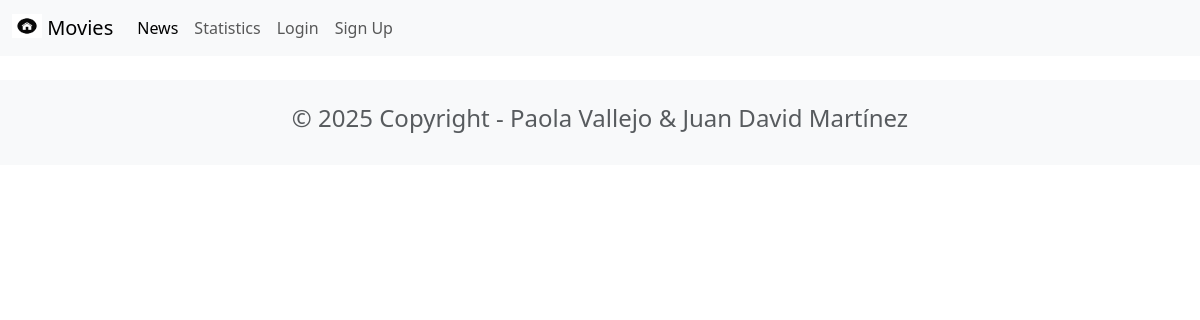
The page /news/ on the database as committed earlier.
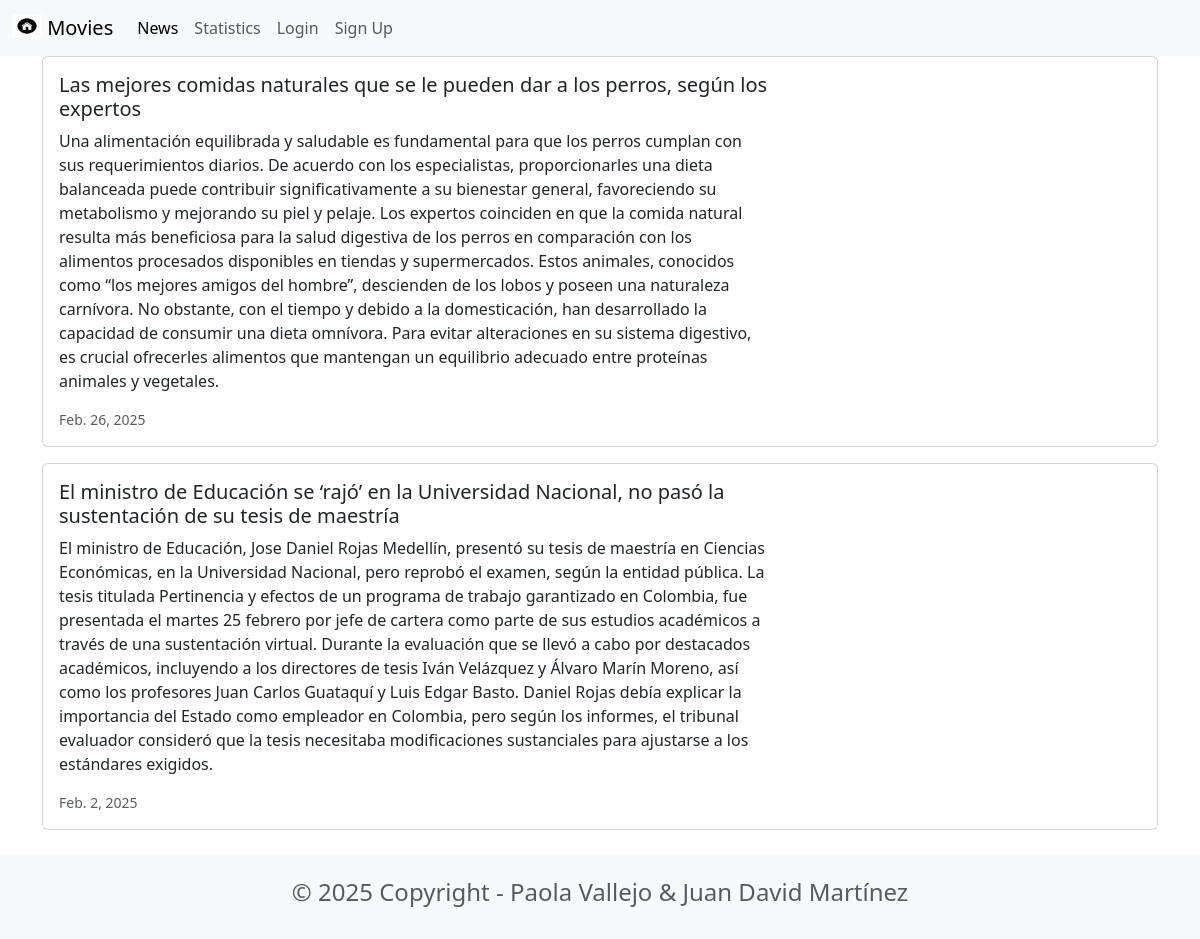
The same page on the database as committed later.
### news/models.py (models this page shows, shortened)
class News(models.Model):
    headline = models.CharField(max_length=200)
    body = models.TextField()
    date = models.DateField()

### news/views.py (the view)
# urls.py: path('news/', include('news.urls')),
def news(request):
    newss = News.objects.all().order_by('-date')
    return render(request, 'news.html', {'newss': newss})

### news/templates/news.html
{% extends 'base.html' %}
{% block content %}
<div class="container">
    {% for news in newss %}
    <div class="card mb-3">
        <div class="row g-0">
            <div class="col-md-8">
                <div class="card-body">
                    <h5 class="card-title">{{ news.headline }}</h5>
                    <p class="card-text">{{ news.body }}</p>
                    <p class="card-text"><small class="text-muted">{{ news.date }}</small></p>
                </div>
            </div>
        </div>
    </div>
    {% endfor %}
</div>
{% endblock content %}

### moviereviews/templates/base.html (shortened to what this page needs)
<head>
    <link href="https://cdn.jsdelivr.net/npm/bootstrap@5.3.3/dist/css/bootstrap.min.css" rel="stylesheet">
</head>
<nav class="navbar navbar-expand-lg bg-body-tertiary">
    <div class="container-fluid">
        <a class="navbar-brand" href="{% url 'home' %}">
            {% load static %}
            <img src="{% static 'images/home.png' %}" alt="" width="30" height="24" class="d-inline-block align-text-top">
            Movies
        </a>
        <div class="collapse navbar-collapse" id="navbarSupportedContent">
            <ul class="navbar-nav me-auto mb-2 mb-lg-0">
                <li class="nav-item">
                    <a class="nav-link active" aria-current="page" href="{% url 'news' %}">News</a>
                </li>
                <li class="nav-item">
                    <a class="nav-link" href="{% url 'statistics' %}">Statistics</a>
                </li>
                <li class="nav-item">
                    <a class="nav-link" href="#">Login</a>
                </li>
                <li class="nav-item">
                    <a class="nav-link" href="#">Sign Up</a>
                </li>
            </ul>
        </div>
    </div>
</nav>
    {% block content %}
    {% endblock content%}
<footer class="text-center text-lg-start bg-light text-muted mt-4">
    <div class="container">
        <div class="row">
            <div class="text-center p-4">
                <h4>© 2025 Copyright - Paola Vallejo & Juan David Martínez</h4>
            </div>
        </div>
    </div>
</footer>

Rows that differ between the two databases and show on the page:
added News: headline "Las mejores comidas naturales que se le pueden dar a los perros, según los expertos", body "Una alimentación equilibrada y saludable es fundamental para que los perros cumplan con sus requerimientos diarios. De acuerdo con los especialistas, proporcionarles una dieta balanceada puede contribuir significativamente a su bienestar general, favoreciendo su metabolismo y mejorando su piel y pelaje. Los expertos coinciden en que la comida natural resulta más beneficiosa para la salud digestiva de los perros en comparación con los alimentos procesados disponibles en tiendas y supermercados. Estos animales, conocidos como “los mejores amigos del hombre”, descienden de los lobos y poseen una naturaleza carnívora. No obstante, con el tiempo y debido a la domesticación, han desarrollado la…", date "Feb. 26, 2025"
added News: headline "El ministro de Educación se ‘rajó’ en la Universidad Nacional, no pasó la sustentación de su tesis de maestría", body "El ministro de Educación, Jose Daniel Rojas Medellín, presentó su tesis de maestría en Ciencias Económicas, en la Universidad Nacional, pero reprobó el examen, según la entidad pública. La tesis titulada Pertinencia y efectos de un programa de trabajo garantizado en Colombia, fue presentada el martes 25 febrero por jefe de cartera como parte de sus estudios académicos a través de una sustentación virtual. Durante la evaluación que se llevó a cabo por destacados académicos, incluyendo a los directores de tesis Iván Velázquez y Álvaro Marín Moreno, así como los profesores Juan Carlos Guataquí y Luis Edgar Basto. Daniel Rojas debía explicar la importancia del Estado como empleador en Colombia,…", date "Feb. 2, 2025"
